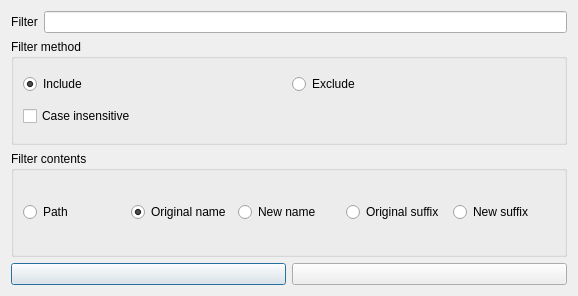
<?xml version="1.0" encoding="UTF-8"?>
<ui version="4.0">
 <class>filterDialog</class>
 <widget class="QDialog" name="filterDialog">
  <property name="geometry">
   <rect>
    <x>0</x>
    <y>0</y>
    <width>578</width>
    <height>296</height>
   </rect>
  </property>
  <property name="windowTitle">
   <string>Filter</string>
  </property>
  <layout class="QVBoxLayout" name="verticalLayout">
   <item>
    <layout class="QHBoxLayout" name="horizontalLayout">
     <item>
      <widget class="QLabel" name="label">
       <property name="text">
        <string>Filter</string>
       </property>
       <property name="alignment">
        <set>Qt::AlignCenter</set>
       </property>
      </widget>
     </item>
     <item>
      <widget class="QLineEdit" name="FilterlineEdit"/>
     </item>
    </layout>
   </item>
   <item>
    <widget class="QGroupBox" name="groupBox">
     <property name="toolTip">
      <string>Filter dialog</string>
     </property>
     <property name="whatsThis">
      <string>Filter dialog</string>
     </property>
     <property name="title">
      <string>Filter method</string>
     </property>
     <layout class="QGridLayout" name="gridLayout">
      <item row="0" column="1">
       <widget class="QRadioButton" name="includeRadioButton">
        <property name="text">
         <string>Include</string>
        </property>
        <property name="checked">
         <bool>true</bool>
        </property>
       </widget>
      </item>
      <item row="0" column="2">
       <widget class="QRadioButton" name="excludeRadioButton">
        <property name="enabled">
         <bool>true</bool>
        </property>
        <property name="text">
         <string>Exclude</string>
        </property>
       </widget>
      </item>
      <item row="1" column="1">
       <widget class="QCheckBox" name="icaseCheckBox">
        <property name="text">
         <string>Case insensitive</string>
        </property>
       </widget>
      </item>
     </layout>
    </widget>
   </item>
   <item>
    <widget class="QGroupBox" name="groupBox_2">
     <property name="title">
      <string>Filter contents</string>
     </property>
     <layout class="QHBoxLayout" name="horizontalLayout_3">
      <item>
       <widget class="QRadioButton" name="pathRadioButton">
        <property name="text">
         <string>Path</string>
        </property>
       </widget>
      </item>
      <item>
       <widget class="QRadioButton" name="originNameRadioButton">
        <property name="text">
         <string>Original name</string>
        </property>
        <property name="checked">
         <bool>true</bool>
        </property>
       </widget>
      </item>
      <item>
       <widget class="QRadioButton" name="newNameRadioButton">
        <property name="text">
         <string>New name</string>
        </property>
       </widget>
      </item>
      <item>
       <widget class="QRadioButton" name="originSuffixRadioButton">
        <property name="text">
         <string>Original suffix</string>
        </property>
       </widget>
      </item>
      <item>
       <widget class="QRadioButton" name="newSuffixRadioButton">
        <property name="text">
         <string>New suffix</string>
        </property>
       </widget>
      </item>
     </layout>
    </widget>
   </item>
   <item>
    <layout class="QHBoxLayout" name="horizontalLayout_4">
     <item>
      <widget class="QPushButton" name="okPushButton">
       <property name="text">
        <string/>
       </property>
       <property name="icon">
        <iconset resource="../pics.qrc">
         <normaloff>:/pics/accept.png</normaloff>:/pics/accept.png</iconset>
       </property>
      </widget>
     </item>
     <item>
      <widget class="QPushButton" name="cancelPushButton">
       <property name="text">
        <string/>
       </property>
       <property name="icon">
        <iconset resource="../pics.qrc">
         <normaloff>:/pics/cancel.png</normaloff>:/pics/cancel.png</iconset>
       </property>
      </widget>
     </item>
    </layout>
   </item>
  </layout>
 </widget>
 <resources>
  <include location="../pics.qrc"/>
 </resources>
 <connections/>
</ui>
